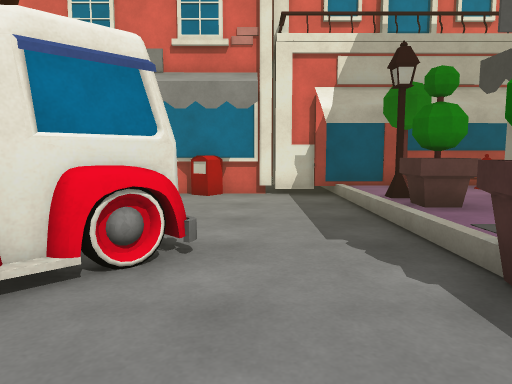
view 1 (above)

24 first-person views from a walk through a Unity game level. The camera is 1.2 m above the floor, tilts 6° down and sees 70° across. The floor is counted in squares, 1 m on a side. Each view is taken from the middle of a square. On the plan, view 1 faces up. The plan holds only what a view shows up to about 15 squares ahead; the rest is blank. The place goes on beyond the plan.

view 2
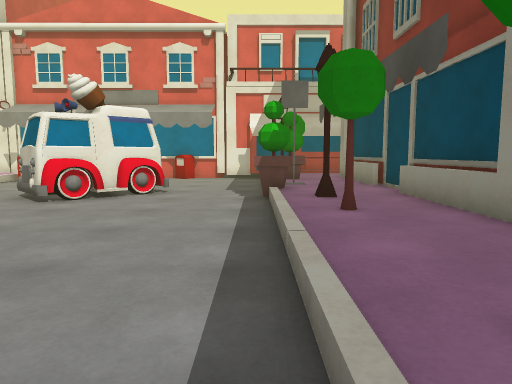

view 3
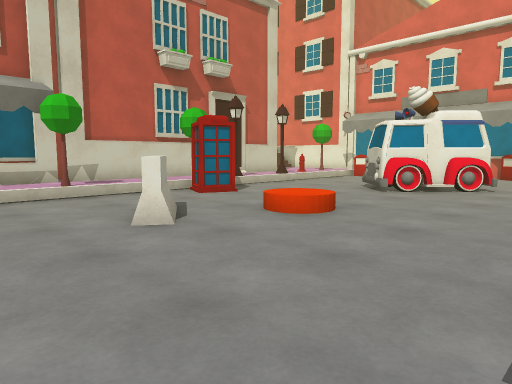

view 4
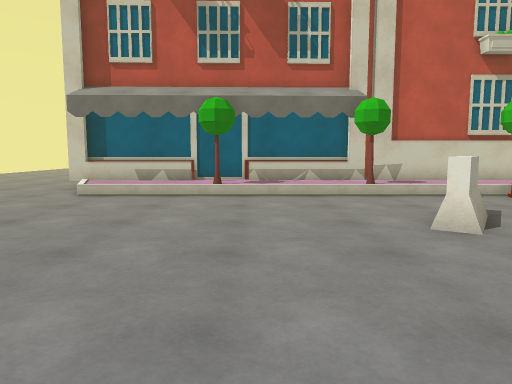

view 5
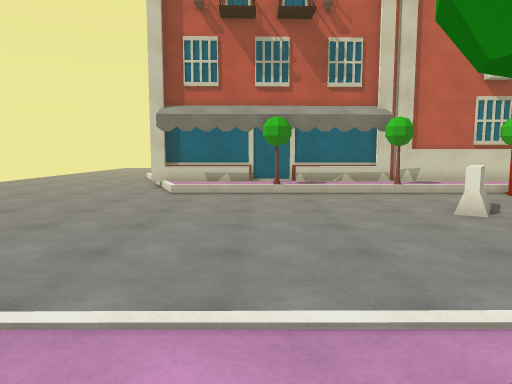

view 6
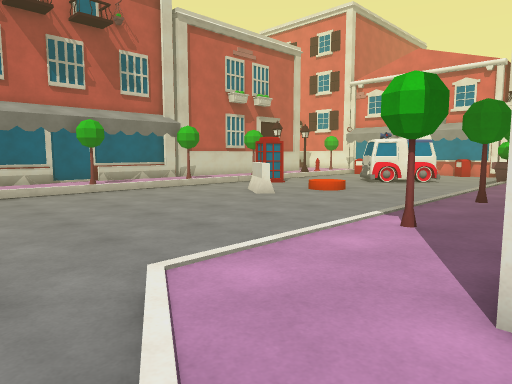

view 7
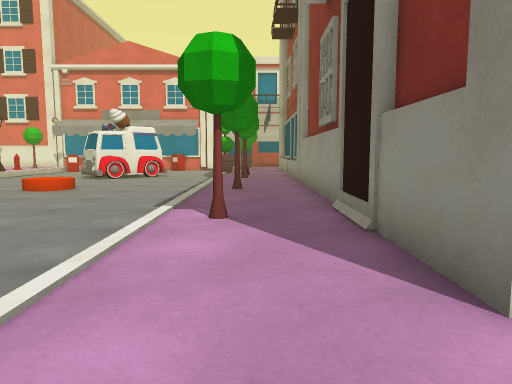

view 8
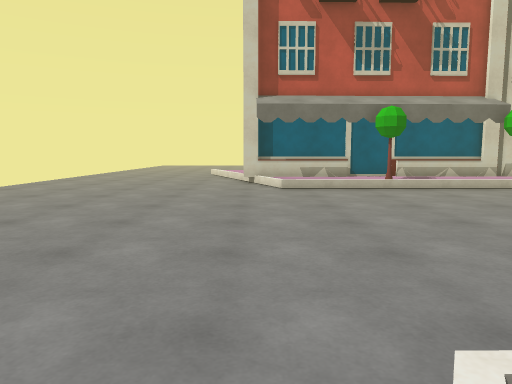

view 9
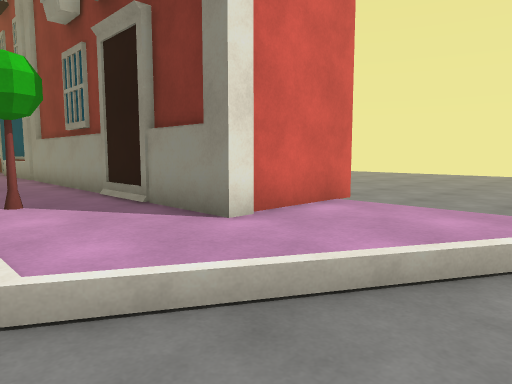

view 10
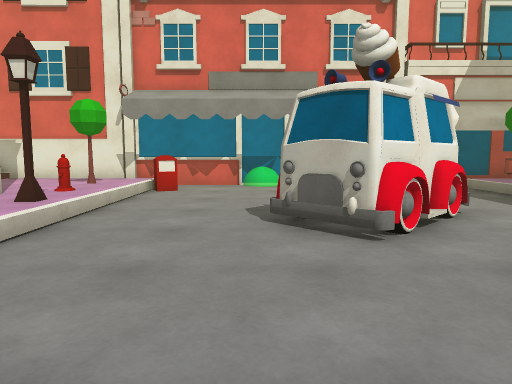

view 11
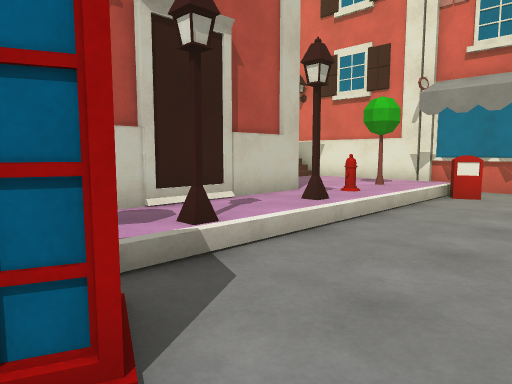

view 12
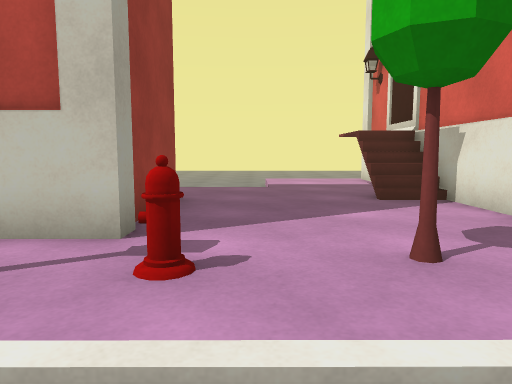

view 13
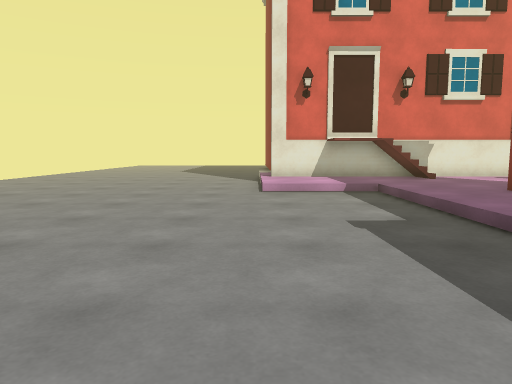

view 14
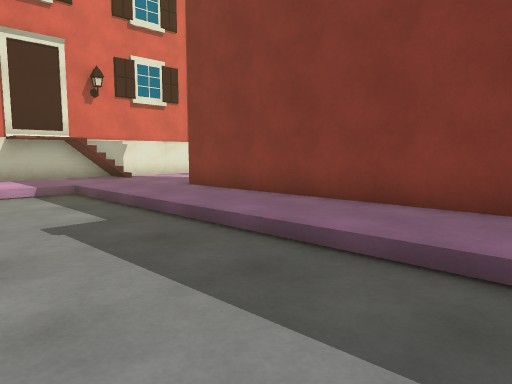

view 15
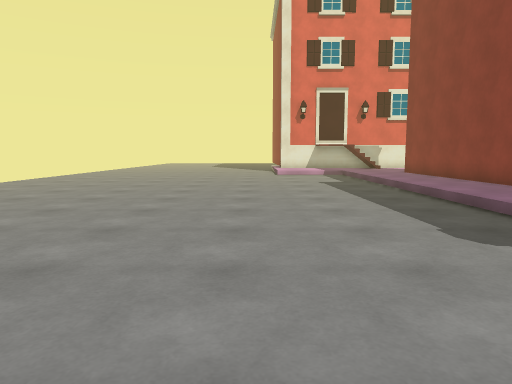

view 16
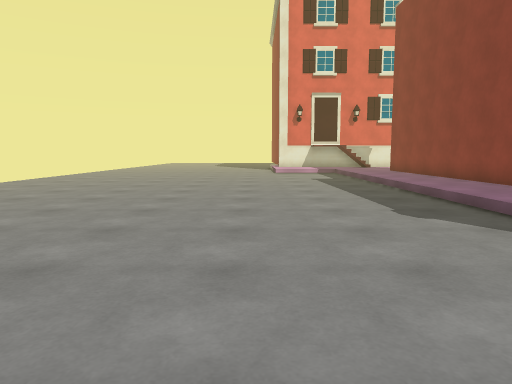

view 17
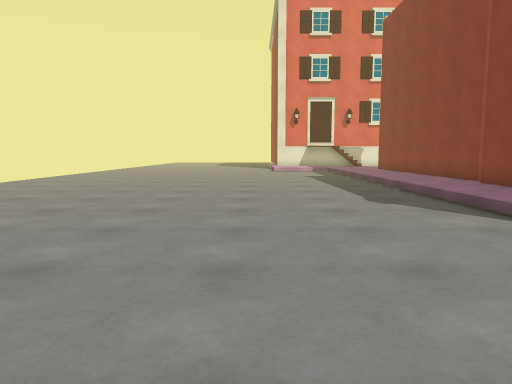

view 18
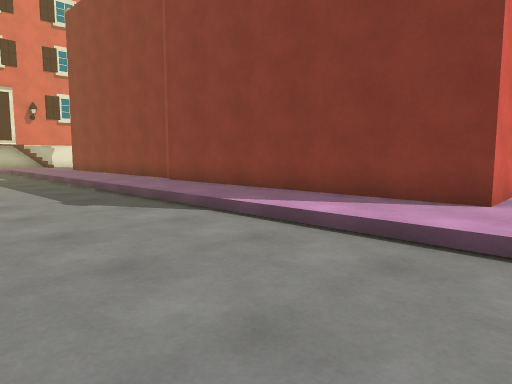

view 19
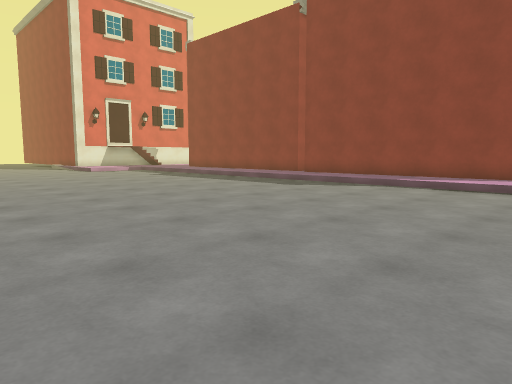

view 20
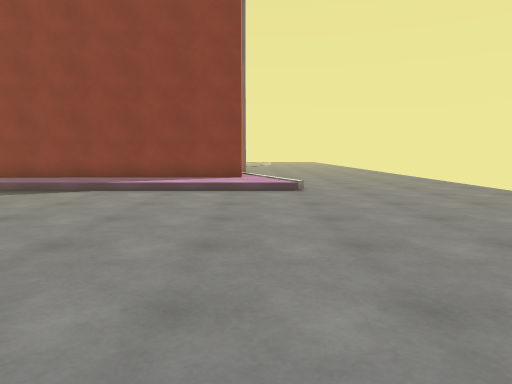

view 21
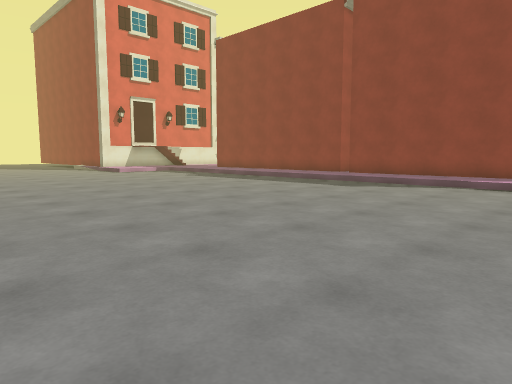

view 22
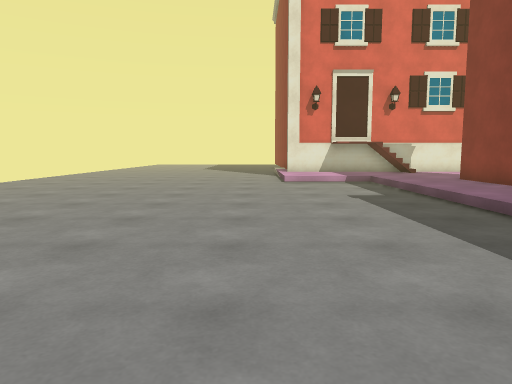

view 23
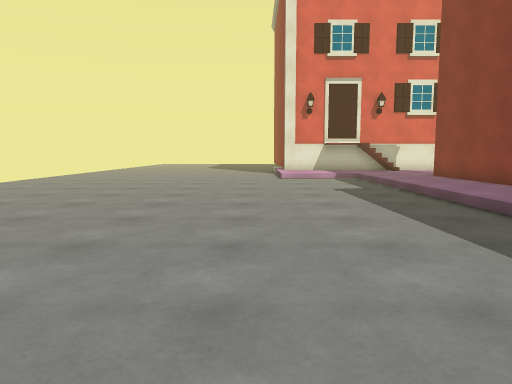

view 24
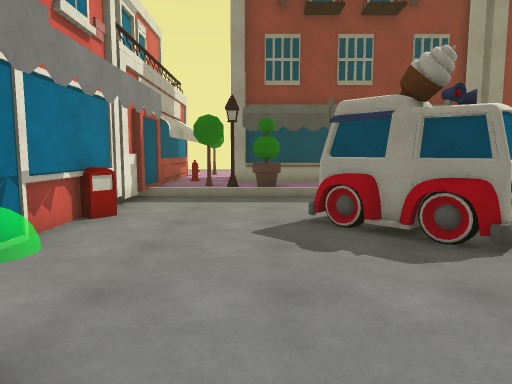

### Floor plan
Key: @ floor where view 1 was taken; # wall or solid block; x gap in a wall; . main floor; : floor 0.25 m higher than the main floor; + floor 0.5 m higher than the main floor; * floor 1.75 m higher than the main floor; / step, stairs or slope; = window, fence, low wall or low ledge; ^ raised ledge; C car; O other object.
Columns run from 32 left of view 1 to 9 right of it. Each row starts with its distance up from view 1.
 11  ........../############################
 10  ........../::#*//::::::x..........:::#:
  9   ........./::::::::::::^..........::::
  8    ......../::::::::::::...........+::#
  7 .............../::::::::...........##:#
  6 .............../::::::=:......C....##:#
  5 .............../::####::.....CC ...:::#
  4 .............../::#  #::....CCCC...:::#
  3  ............../::#  #::...CCCC...##::#
  2 .............../::#  #::....CC.....:::#
  1 .............../::#  #:#...........#::#
  0 .............../::#  #::........@..:::#
 -1 .............../::#  #x###.........:::#
 -2 .............../::#  #::##...O.....:::#
 -3 .............../::#  #::.....O.....:::#
 -4  ............../::#  #::...........:::#
 -5   ............./::####::...=#......#::#
 -6   ............./:## ##::....=......:::#
 -7   ............./:#   #::...........:::#
 -8   ............./:#   #::...........:::#
 -9   ............./:#   #::...........:::#
-10   ............./:#   #x#...........#::#
-11   ............./:#   #::...........:::#
-12  ............../:#   #::...........:::#
-13  ............../:#   #::...........:::####
-14   ............./:#   #:/...........::::::.
-15  ............../:#####/............./::::.
-16    ............/::: ................../::.
-17   . ...........///  ............... ..

Where each view was taken, in squares from view 1:
view 1: 0 up, 0 right, facing up
view 2: 7 down, 2 right, facing up
view 3: 9 down, 2 right, facing up-left
view 4: 9 down, 2 right, facing left
view 5: 11 down, 5 right, facing left
view 6: 16 down, 6 right, facing up-left
view 7: 15 down, 4 right, facing up
view 8: 15 down, 4 right, facing left
view 9: 17 down, 2 right, facing up-right
view 10: 3 down, 5 left, facing up
view 11: 2 down, 5 left, facing up-left
view 12: 7 up, 7 left, facing left
view 13: 4 down, 21 left, facing up
view 14: 4 down, 21 left, facing up-right
view 15: 13 down, 22 left, facing up
view 16: 15 down, 22 left, facing up
view 17: 17 down, 22 left, facing up
view 18: 17 down, 22 left, facing up-right
view 19: 17 down, 30 left, facing up-right
view 20: 16 down, 29 left, facing right
view 21: 15 down, 31 left, facing up-right
view 22: 8 down, 22 left, facing up
view 23: 10 down, 22 left, facing up
view 24: 7 up, 10 left, facing right
